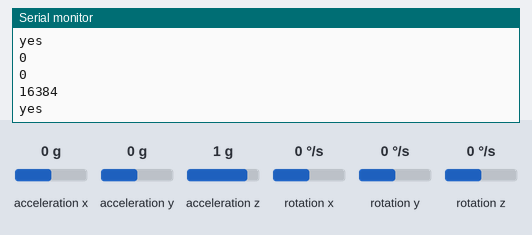
Bench run of a sketch on a simulated Arduino Uno, built with avr-gcc and run on an emulated ATmega328P. Shown: the last lines printed to the serial monitor. Inputs (shaded band) come from the test bench; at power-on: acceleration x 0 g, acceleration y 0 g, acceleration z 1 g, rotation x 0 °/s, rotation y 0 °/s, rotation z 0 °/s. No radio packets arrive unless stated.

Above: at 1.2 s.
1.3 s: acceleration x set to -1.4 g
2.8 s: acceleration y set to -0.8 g
At 3.8 s:
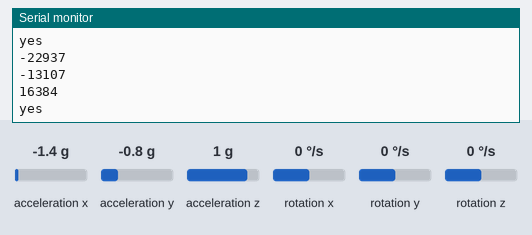
4.3 s: acceleration z set to 0.8 g
At 5.9 s:
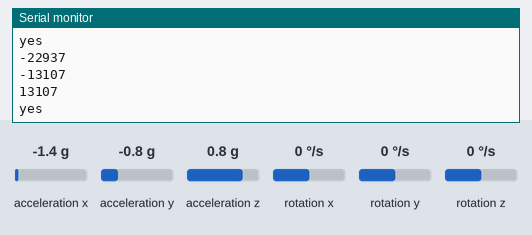
Timing chart, 0 to 7.4 s (numbered marks = the images above; inputs shaded):
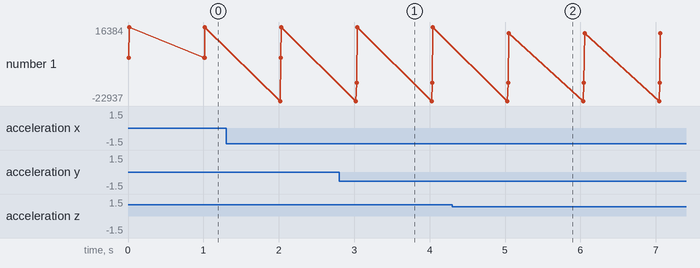

Measured:
- after the input at 2.8 s, the serial monitor: prints a new line after 0.23 s (image 1)
- after the input at 4.3 s, the serial monitor: prints a new line after 0.75 s (image 2)
- plotted number 1: 16384 → 13107 after the input at 4.3 s

The sketch:

TRANSMITTER_try.ino
```cpp
#include <SPI.h>
#include <nRF24L01.h>
#include <RF24.h>
#include <MPU6050.h>


MPU6050 sensor;
RF24 radio(9,8); //CE, CSN
//detachInterrupt(digitalPinToInterrupt(2));

const byte address[6] = "00001";

int16_t ax ,ay, az, gx, gy, gz;

void setup() {
  Serial.begin(9600);
  radio.begin();
  radio.openWritingPipe(address);
  //wire.setPALevel(RF24_PA_MIN);
  radio.stopListening();

}

void loop() {


 sensor.getMotion6(&ax, &ay, &az, &gx, &gy, &gz);
 Serial.println(ax);
 Serial.println(ay);
 Serial.println(az);
 Serial.println("yes");

delay(1000);
  if(radio.available())
 {
  const char text[] = "Hello World";
  radio.write(&text, sizeof(text));
  //data[0] = map (ax, -17000, 17000, 0, 180);
  // data[1] = map (ay, -17000, 17000, 0, 180);
  radio.write(&ax, sizeof(ax));
  radio.write(&ay, sizeof(ay));
  //Serial.println(data[0]);
  Serial.println("nRF is working");

 }
}
```
